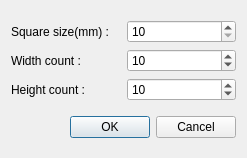
<?xml version="1.0" encoding="UTF-8"?>
<ui version="4.0">
 <class>CalibParams</class>
 <widget class="QDialog" name="CalibParams">
  <property name="geometry">
   <rect>
    <x>0</x>
    <y>0</y>
    <width>247</width>
    <height>158</height>
   </rect>
  </property>
  <property name="sizePolicy">
   <sizepolicy hsizetype="Minimum" vsizetype="Minimum">
    <horstretch>0</horstretch>
    <verstretch>0</verstretch>
   </sizepolicy>
  </property>
  <property name="windowTitle">
   <string>Calibration parameters</string>
  </property>
  <layout class="QVBoxLayout" name="verticalLayout">
   <item>
    <layout class="QGridLayout" name="gridLayout">
     <item row="0" column="0">
      <widget class="QLabel" name="label">
       <property name="text">
        <string>Square size(mm) :</string>
       </property>
      </widget>
     </item>
     <item row="1" column="0">
      <widget class="QLabel" name="label_2">
       <property name="text">
        <string>Width count :</string>
       </property>
      </widget>
     </item>
     <item row="2" column="0">
      <widget class="QLabel" name="label_3">
       <property name="text">
        <string>Height count :</string>
       </property>
      </widget>
     </item>
     <item row="1" column="1">
      <widget class="QSpinBox" name="wcountSpin">
       <property name="minimum">
        <number>1</number>
       </property>
       <property name="maximum">
        <number>100</number>
       </property>
       <property name="value">
        <number>10</number>
       </property>
      </widget>
     </item>
     <item row="2" column="1">
      <widget class="QSpinBox" name="hcountSpin">
       <property name="minimum">
        <number>1</number>
       </property>
       <property name="maximum">
        <number>100</number>
       </property>
       <property name="value">
        <number>10</number>
       </property>
      </widget>
     </item>
     <item row="0" column="1">
      <widget class="QSpinBox" name="squareSizeSpin">
       <property name="minimum">
        <number>10</number>
       </property>
       <property name="maximum">
        <number>100</number>
       </property>
      </widget>
     </item>
    </layout>
   </item>
   <item>
    <widget class="QDialogButtonBox" name="buttonBox">
     <property name="orientation">
      <enum>Qt::Horizontal</enum>
     </property>
     <property name="standardButtons">
      <set>QDialogButtonBox::Cancel|QDialogButtonBox::Ok</set>
     </property>
    </widget>
   </item>
  </layout>
 </widget>
 <resources/>
 <connections>
  <connection>
   <sender>buttonBox</sender>
   <signal>accepted()</signal>
   <receiver>CalibParams</receiver>
   <slot>accept()</slot>
   <hints>
    <hint type="sourcelabel">
     <x>248</x>
     <y>254</y>
    </hint>
    <hint type="destinationlabel">
     <x>157</x>
     <y>274</y>
    </hint>
   </hints>
  </connection>
  <connection>
   <sender>buttonBox</sender>
   <signal>rejected()</signal>
   <receiver>CalibParams</receiver>
   <slot>reject()</slot>
   <hints>
    <hint type="sourcelabel">
     <x>316</x>
     <y>260</y>
    </hint>
    <hint type="destinationlabel">
     <x>286</x>
     <y>274</y>
    </hint>
   </hints>
  </connection>
 </connections>
</ui>
